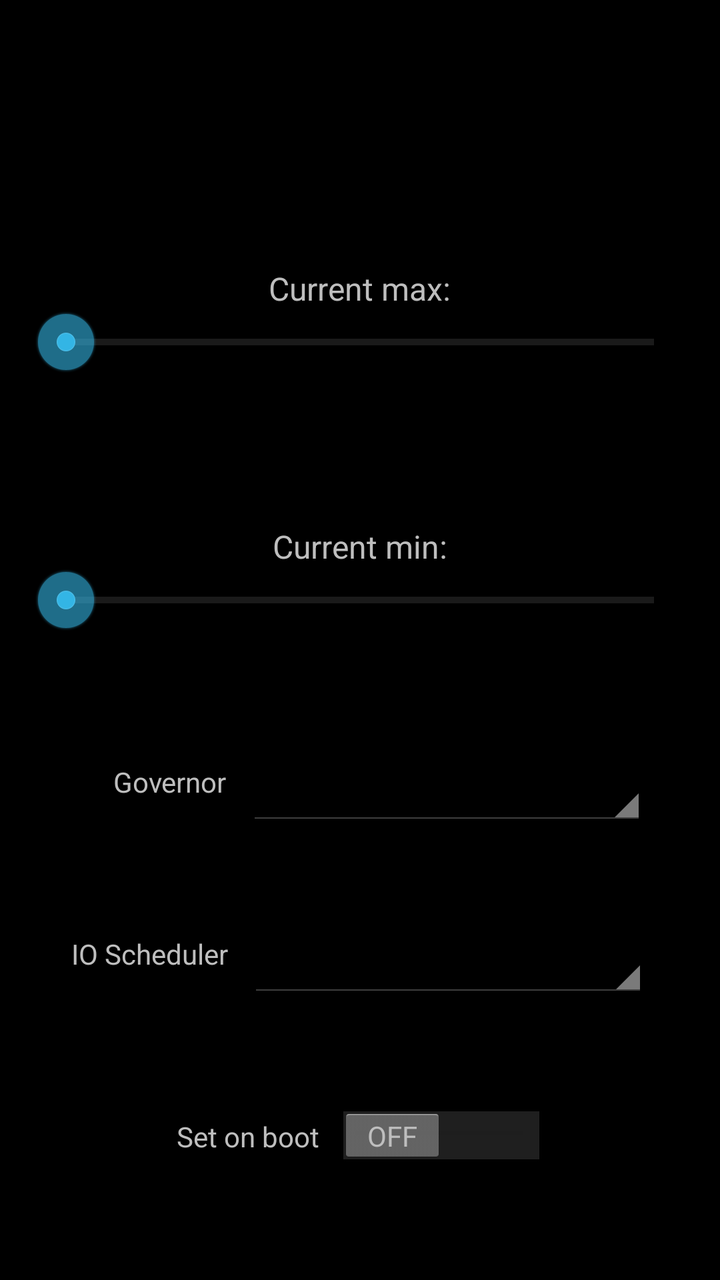
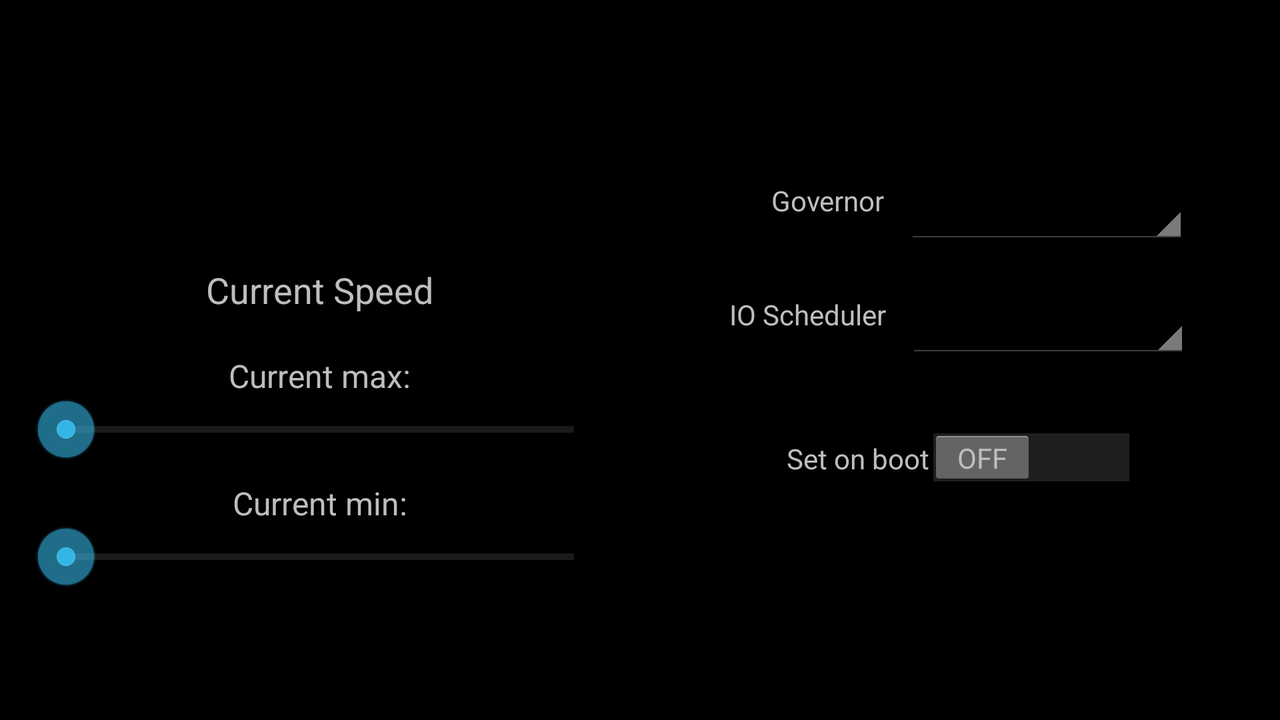

One screen, two layout resources from the same app: the default and the author's alternative for another configuration. Each is rendered where Android would select it; the XML of both is given below.
<!-- AndroidManifest.xml: application theme Theme_Dark -->
<!-- res/layout/cpu_settings.xml -->
<?xml version="1.0" encoding="utf-8"?>
<LinearLayout android:gravity="center_horizontal" android:orientation="vertical" android:layout_width="fill_parent" android:layout_height="fill_parent"
  xmlns:android="http://schemas.android.com/apk/res/android">
    <LinearLayout android:gravity="center_horizontal" android:orientation="vertical" android:layout_width="wrap_content" android:layout_height="0.0dip" android:layout_marginTop="20.0dip" android:layout_weight="0.6">
        <TextView android:textSize="45.0sp" android:id="@id/current_speed" android:layout_width="wrap_content" android:layout_height="wrap_content" />
    </LinearLayout>
    <LinearLayout android:gravity="center_horizontal" android:orientation="vertical" android:layout_width="fill_parent" android:layout_height="0.0dip" android:layout_weight="0.75">
        <LinearLayout android:orientation="horizontal" android:layout_width="wrap_content" android:layout_height="wrap_content" android:layout_marginTop="10.0dip">
            <TextView android:textSize="16.0sp" android:id="@id/current_max_label" android:layout_width="wrap_content" android:layout_height="wrap_content" android:text="@string/current_max" />
            <TextView android:textSize="16.0sp" android:id="@id/max_speed_text" android:layout_width="wrap_content" android:layout_height="wrap_content" />
        </LinearLayout>
        <SeekBar android:id="@id/max_slider" android:layout_width="fill_parent" android:layout_height="wrap_content" android:layout_marginLeft="17.0dip" android:layout_marginRight="17.0dip" style="?android:attr/progressBarStyleHorizontal" />
    </LinearLayout>
    <LinearLayout android:gravity="center_horizontal" android:orientation="vertical" android:layout_width="fill_parent" android:layout_height="0.0dip" android:layout_weight="0.75">
        <LinearLayout android:orientation="horizontal" android:layout_width="wrap_content" android:layout_height="wrap_content" android:layout_marginTop="10.0dip">
            <TextView android:textSize="16.0sp" android:id="@id/current_min_label" android:layout_width="wrap_content" android:layout_height="wrap_content" android:text="@string/current_min" />
            <TextView android:textSize="16.0sp" android:id="@id/min_speed_text" android:layout_width="wrap_content" android:layout_height="wrap_content" />
        </LinearLayout>
        <SeekBar android:id="@id/min_slider" android:layout_width="fill_parent" android:layout_height="wrap_content" android:layout_marginLeft="17.0dip" android:layout_marginRight="17.0dip" style="?android:attr/progressBarStyleHorizontal" />
    </LinearLayout>
    <LinearLayout android:orientation="horizontal" android:layout_width="wrap_content" android:layout_height="0.0dip" android:layout_marginLeft="10.0dip" android:layout_weight="0.5">
        <TextView android:textSize="14.0sp" android:id="@id/governor_label" android:layout_width="wrap_content" android:layout_height="wrap_content" android:layout_marginRight="10.0dip" android:text="@string/governor" />
        <Spinner android:id="@id/pref_governor" android:layout_width="200.0dip" android:layout_height="wrap_content" />
    </LinearLayout>
    <LinearLayout android:orientation="horizontal" android:layout_width="wrap_content" android:layout_height="0.0dip" android:layout_weight="0.5">
        <TextView android:textSize="14.0sp" android:id="@id/io_label" android:layout_width="wrap_content" android:layout_height="wrap_content" android:layout_marginRight="10.0dip" android:text="@string/io" />
        <Spinner android:id="@id/pref_io" android:layout_width="200.0dip" android:layout_height="wrap_content" />
    </LinearLayout>
    <LinearLayout android:orientation="horizontal" android:layout_width="wrap_content" android:layout_height="0.0dip" android:layout_weight="0.5">
        <TextView android:textSize="14.0sp" android:id="@id/set_on_boot_label" android:layout_width="wrap_content" android:layout_height="wrap_content" android:layout_marginRight="10.0dip" android:text="@string/sob" />
        <Switch android:id="@id/cpu_sob" android:layout_width="wrap_content" android:layout_height="wrap_content" />
    </LinearLayout>
</LinearLayout>
<!-- resources referenced by this layout -->
<resources>
  <string name="current_max">Current max:</string>
  <string name="current_min">Current min:</string>
  <string name="governor">Governor</string>
  <string name="io">IO Scheduler</string>
  <string name="sob">Set on boot</string>
  <style name="Theme_Dark" parent="@*android:style/Theme.Holo">
          <item name="android:listSeparatorTextViewStyle">@style/pc_pref_cat</item>
          <item name="android:actionBarStyle">@style/action_bar_style</item>
          <item name="android:actionOverflowButtonStyle">@style/menu_overflow</item>
      </style>
  <style name="pc_pref_cat">
          <item name="android:textSize">14.0sp</item>
          <item name="android:textColor">@*android:color/white</item>
          <item name="android:gravity">center_vertical</item>
          <item name="android:background">@color/pc_cat_gray</item>
          <item name="android:padding">2.0dip</item>
          <item name="android:paddingLeft">6.0dip</item>
          <item name="android:layout_width">fill_parent</item>
          <item name="android:layout_height">wrap_content</item>
      </style>
  <style name="action_bar_style" parent="@*android:style/Widget.Holo.ActionBar">
          <item name="android:icon">@drawable/titleimage</item>
          <item name="android:background">@color/pc_gray</item>
          <item name="android:displayOptions">showHome</item>
      </style>
  <style name="menu_overflow" parent="@*android:style/Widget.Holo.ActionButton.Overflow">
          <item name="android:src">@drawable/ic_menu_overflow</item>
      </style>
  <color name="pc_cat_gray">#ff3b3b3b</color>
  <!-- drawable titleimage: png bitmap (drawable-mdpi, 9833 bytes) -->
  <color name="pc_gray">#ff333333</color>
</resources>
<!-- res/layout-land/cpu_settings.xml (the author's variant of the layout above) -->
<!-- drawn on the phone turned sideways -->
<?xml version="1.0" encoding="utf-8"?>
<ScrollView android:layout_width="fill_parent" android:layout_height="fill_parent"
  xmlns:android="http://schemas.android.com/apk/res/android">
    <LinearLayout android:layout_gravity="center_vertical" android:orientation="horizontal" android:layout_width="fill_parent" android:layout_height="wrap_content" android:baselineAligned="false"
      xmlns:android="http://schemas.android.com/apk/res/android">
        <LinearLayout android:gravity="center_horizontal" android:orientation="vertical" android:layout_width="0.0dip" android:layout_height="wrap_content" android:layout_weight="0.5">
            <TextView android:textSize="39.0sp" android:id="@id/current_speed" android:layout_width="wrap_content" android:layout_height="wrap_content" android:layout_marginTop="15.0dip" />
            <TextView android:textSize="18.0sp" android:id="@id/current_speed_label" android:layout_width="wrap_content" android:layout_height="wrap_content" android:text="@string/current_speed" />
            <LinearLayout android:orientation="horizontal" android:layout_width="wrap_content" android:layout_height="wrap_content" android:layout_marginTop="20.0dip">
                <TextView android:textSize="16.0sp" android:id="@id/current_max_label" android:layout_width="wrap_content" android:layout_height="wrap_content" android:text="@string/current_max" />
                <TextView android:textSize="16.0sp" android:id="@id/max_speed_text" android:layout_width="wrap_content" android:layout_height="wrap_content" />
            </LinearLayout>
            <SeekBar android:id="@id/max_slider" android:layout_width="fill_parent" android:layout_height="wrap_content" android:layout_marginLeft="17.0dip" android:layout_marginRight="17.0dip" style="?android:attr/progressBarStyleHorizontal" />
            <LinearLayout android:orientation="horizontal" android:layout_width="wrap_content" android:layout_height="wrap_content" android:layout_marginTop="10.0dip">
                <TextView android:textSize="16.0sp" android:id="@id/current_min_label" android:layout_width="wrap_content" android:layout_height="wrap_content" android:text="@string/current_min" />
                <TextView android:textSize="16.0sp" android:id="@id/min_speed_text" android:layout_width="wrap_content" android:layout_height="wrap_content" />
            </LinearLayout>
            <SeekBar android:id="@id/min_slider" android:layout_width="fill_parent" android:layout_height="wrap_content" android:layout_marginLeft="17.0dip" android:layout_marginRight="17.0dip" style="?android:attr/progressBarStyleHorizontal" />
        </LinearLayout>
        <LinearLayout android:gravity="right" android:orientation="vertical" android:layout_width="0.0dip" android:layout_height="wrap_content" android:layout_weight="0.5">
            <LinearLayout android:layout_gravity="center_horizontal" android:orientation="horizontal" android:layout_width="wrap_content" android:layout_height="wrap_content" android:layout_marginLeft="10.0dip" android:layout_marginTop="25.0dip">
                <TextView android:textSize="14.0sp" android:id="@id/governor_label" android:layout_width="wrap_content" android:layout_height="wrap_content" android:layout_marginRight="10.0dip" android:text="@string/governor" />
                <Spinner android:id="@id/pref_governor" android:layout_width="142.0dip" android:layout_height="wrap_content" />
            </LinearLayout>
            <LinearLayout android:layout_gravity="center_horizontal" android:orientation="horizontal" android:layout_width="wrap_content" android:layout_height="wrap_content" android:layout_marginTop="25.0dip">
                <TextView android:textSize="14.0sp" android:id="@id/io_label" android:layout_width="wrap_content" android:layout_height="wrap_content" android:layout_marginRight="10.0dip" android:text="@string/io" />
                <Spinner android:id="@id/pref_io" android:layout_width="142.0dip" android:layout_height="wrap_content" />
            </LinearLayout>
            <LinearLayout android:layout_gravity="center_horizontal" android:orientation="horizontal" android:layout_width="wrap_content" android:layout_height="wrap_content" android:layout_marginTop="35.0dip">
                <TextView android:textSize="14.0sp" android:id="@id/set_on_boot_label" android:layout_width="wrap_content" android:layout_height="wrap_content" android:text="@string/sob" />
                <Switch android:id="@id/cpu_sob" android:layout_width="wrap_content" android:layout_height="wrap_content" />
            </LinearLayout>
        </LinearLayout>
    </LinearLayout>
</ScrollView>
<!-- resources referenced by the variant -->
<!-- as the phone turned sideways resolves them -->
<resources>
  <string name="current_max">Current max:</string>
  <string name="current_min">Current min:</string>
  <string name="current_speed">Current Speed</string>
  <string name="governor">Governor</string>
  <string name="io">IO Scheduler</string>
  <string name="sob">Set on boot</string>
  <style name="Theme_Dark" parent="@*android:style/Theme.Holo">
          <item name="android:listSeparatorTextViewStyle">@style/pc_pref_cat</item>
          <item name="android:actionBarStyle">@style/action_bar_style</item>
          <item name="android:actionOverflowButtonStyle">@style/menu_overflow</item>
      </style>
  <style name="pc_pref_cat">
          <item name="android:textSize">14.0sp</item>
          <item name="android:textColor">@*android:color/white</item>
          <item name="android:gravity">center_vertical</item>
          <item name="android:background">@color/pc_cat_gray</item>
          <item name="android:padding">2.0dip</item>
          <item name="android:paddingLeft">6.0dip</item>
          <item name="android:layout_width">fill_parent</item>
          <item name="android:layout_height">wrap_content</item>
      </style>
  <style name="action_bar_style" parent="@*android:style/Widget.Holo.ActionBar">
          <item name="android:icon">@drawable/titleimage</item>
          <item name="android:background">@color/pc_gray</item>
          <item name="android:displayOptions">showHome</item>
      </style>
  <style name="menu_overflow" parent="@*android:style/Widget.Holo.ActionButton.Overflow">
          <item name="android:src">@drawable/ic_menu_overflow</item>
      </style>
  <color name="pc_cat_gray">#ff3b3b3b</color>
  <!-- drawable titleimage: png bitmap (drawable-mdpi, 9833 bytes) -->
  <color name="pc_gray">#ff333333</color>
</resources>
